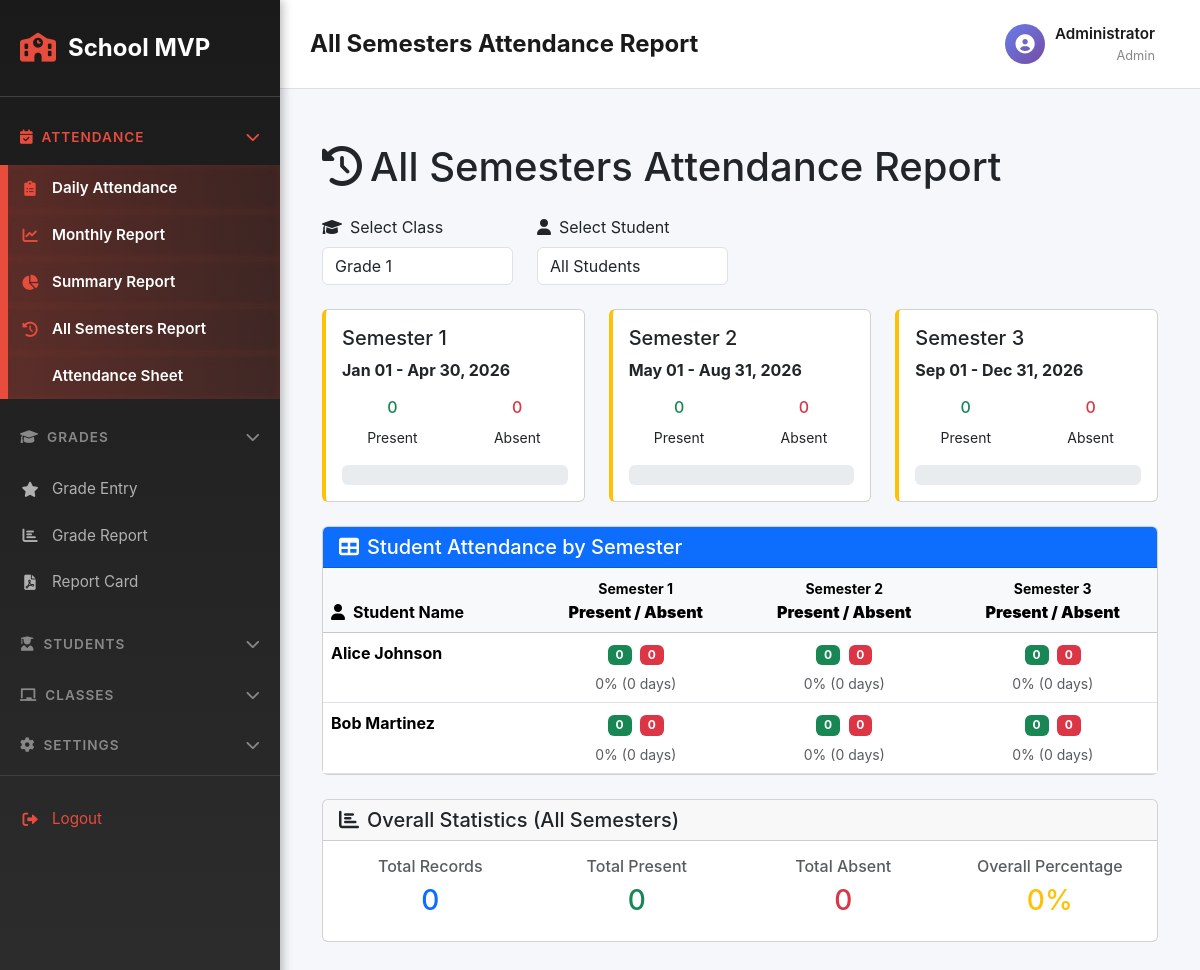
The page /attendance_semesters.php?class_id=1 (signed in) on the database its author committed.
### tables this page shows
CREATE TABLE IF NOT EXISTS students (
  id INT AUTO_INCREMENT PRIMARY KEY,
  name VARCHAR(128) NOT NULL,
  age INT DEFAULT NULL,
  contact VARCHAR(128) DEFAULT NULL,
  class_id INT DEFAULT NULL,
  photo VARCHAR(255) DEFAULT NULL,
  created_at TIMESTAMP DEFAULT CURRENT_TIMESTAMP,
  FOREIGN KEY (class_id) REFERENCES classes(id) ON DELETE SET NULL
);

### attendance_semesters.php (the view, shortened to what the rows shown need)
<?php
$pdo = getDb();
$selectedClass = intval($_GET['class_id'] ?? 0);
$selectedStudent = intval($_GET['student_id'] ?? 0);
$semesters = [
    'Semester 1' => ['start' => '2026-01-01', 'end' => '2026-04-30'],
    'Semester 2' => ['start' => '2026-05-01', 'end' => '2026-08-31'],
    'Semester 3' => ['start' => '2026-09-01', 'end' => '2026-12-31']
];
$attendanceByStudent = [];
$students = [];
$studentInfo = null;
$studentTotalAttendance = [];
if ($selectedClass) {
    $stmt = $pdo->prepare('SELECT id, name FROM students WHERE class_id = ? ORDER BY name');
    $stmt->execute([$selectedClass]);
    $students = $stmt->fetchAll();
    if ($selectedStudent) {
        $stmt = $pdo->prepare('SELECT * FROM students WHERE id = ? AND class_id = ?');
        $stmt->execute([$selectedStudent, $selectedClass]);
        $studentInfo = $stmt->fetch();
        foreach ($semesters as $semesterName => $dates) {
            $stmt = $pdo->prepare('
                SELECT
                    status,
                    COUNT(*) as count
                FROM attendance
                WHERE student_id = ? AND class_id = ?
                AND date BETWEEN ? AND ?
                GROUP BY status
            ');
            $stmt->execute([
                $selectedStudent,
                $selectedClass,
                $dates['start'],
                $dates['end']
            ]);
            $result = [];
            foreach ($stmt->fetchAll() as $row) {
                $result[$row['status']] = $row['count'];
            }
            $studentTotalAttendance[$semesterName] = [
                'present' => $result['present'] ?? 0,
                'absent' => $result['absent'] ?? 0
            ];
        }
    } else {
        foreach ($students as $student) {
            foreach ($semesters as $semesterName => $dates) {
                $result = [];
                if (!isset($attendanceByStudent[$student['id']])) {
                    $attendanceByStudent[$student['id']] = [];
                }
                $attendanceByStudent[$student['id']][$semesterName] = [
                    'present' => $result['present'] ?? 0,
                    'absent' => $result['absent'] ?? 0
                ];
            }
        }
    }
}
?>
<?php include __DIR__ . '/inc/sidebar-header.php'; ?>
<div class="container-fluid mt-4 mb-5">
    <h1 class="mb-4">
        <i class="fas fa-history me-2"></i>All Semesters Attendance Report
    </h1>
    <?php if ($selectedClass && $selectedStudent && $studentInfo): ?>
        <div class="card mb-4">
            <div class="card-header bg-primary text-white">
                <h5 class="mb-0">
                    <i class="fas fa-user me-2"></i>
                    <?= htmlspecialchars($studentInfo['name']) ?> - Total Semester Attendance
                </h5>
            </div>
            <div class="card-body">
                <div class="row">
                    <?php foreach ($semesters as $semesterName => $dates):
                        $studentData = $studentTotalAttendance[$semesterName] ?? ['present' => 0, 'absent' => 0];
                        $total = $studentData['present'] + $studentData['absent'];
                        $percentage = $total > 0 ? round(($studentData['present'] / $total) * 100, 1) : 0;
                    ?>
                        <div class="col-md-4 mb-4">
                            <div class="card border-left-<?= $percentage >= 80 ? 'success' : 'warning' ?>" style="border-left: 4px solid <?= $percentage >= 80 ? '#28a745' : '#ffc107' ?>;">
                                <div class="card-body">
                                    <h5 class="card-title"><?= $semesterName ?></h5>
                                    <p class="card-text text-muted">
                                        <small><?= date('M d', strtotime($dates['start'])) ?> - <?= date('M d, Y', strtotime($dates['end'])) ?></small>
                                    </p>
                                    <div class="row mt-3 text-center">
                                        <div class="col-6">
                                            <div style="background: #d4edda; padding: 15px; border-radius: 6px;">
                                                <div style="font-size: 1.5rem; font-weight: 700; color: #28a745;">
                                                    <?= $studentData['present'] ?>
                                                </div>
                                                <small style="color: #666;">Present</small>
                                            </div>
                                        </div>
                                        <div class="col-6">
                                            <div style="background: #f8d7da; padding: 15px; border-radius: 6px;">
                                                <div style="font-size: 1.5rem; font-weight: 700; color: #dc3545;">
                                                    <?= $studentData['absent'] ?>
                                                </div>
                                                <small style="color: #666;">Absent</small>
                                            </div>
                                        </div>
                                    </div>
                                    <div class="mt-3">
                                        <small class="text-muted">Total Days: <?= $total ?></small>
                                        <div class="progress mt-2" style="height: 24px;">
                                            <div class="progress-bar bg-<?= $percentage >= 80 ? 'success' : ($percentage >= 60 ? 'warning' : 'danger') ?>"
                                                 style="width: <?= $percentage ?>%">
                                                <strong><?= $percentage ?>%</strong>
                                            </div>
                                        </div>
                                    </div>
                                </div>
                            </div>
                        </div>
                    <?php endforeach; ?>
                </div>
            </div>
        </div>
        <div class="row">
            <div class="col-md-12">
                <div class="card">
                    <div class="card-header">
                        <h5 class="mb-0"><i class="fas fa-chart-bar me-2"></i>Overall Semester Statistics</h5>
                    </div>
                    <div class="card-body">
                        <div class="row text-center">
                            <?php
                            $totalPresent = 0;
                            $totalAbsent = 0;
                            foreach ($studentTotalAttendance as $semesterData) {
                                $totalPresent += $semesterData['present'];
                                $totalAbsent += $semesterData['absent'];
                            }
                            $totalRecords = $totalPresent + $totalAbsent;
                            $overallPercentage = $totalRecords > 0 ? round(($totalPresent / $totalRecords) * 100, 1) : 0;
                            ?>
                            <div class="col-md-3">
                                <h6 class="text-muted">Total Days Tracked</h6>
                                <h3 class="text-primary"><?= $totalRecords ?></h3>
                            </div>
                            <div class="col-md-3">
                                <h6 class="text-muted">Total Present</h6>
                                <h3 class="text-success"><?= $totalPresent ?></h3>
                            </div>
                            <div class="col-md-3">
                                <h6 class="text-muted">Total Absent</h6>
                                <h3 class="text-danger"><?= $totalAbsent ?></h3>
                            </div>
                            <div class="col-md-3">
                                <h6 class="text-muted">Overall Percentage</h6>
                                <h3 class="text-<?= $overallPercentage >= 80 ? 'success' : 'warning' ?>"><?= $overallPercentage ?>%</h3>
                            </div>
                        </div>
                    </div>
                </div>
            </div>
        </div>
    <?php elseif ($selectedClass && !empty($students)): ?>
        <div class="card">
            <div class="card-body p-0">
                <div class="table-responsive">
                    <table class="table table-hover mb-0">
                        <thead class="table-light">
                            <tr>
                                <th width="25%"><i class="fas fa-user me-2"></i>Student Name</th>
                                <?php foreach ($semesters as $semesterName => $dates): ?>
                                    <th width="25%" class="text-center">
                                        <small><?= $semesterName ?></small><br>
                                        <strong>Present / Absent</strong>
                                    </th>
                                <?php endforeach; ?>
                            </tr>
                        </thead>
                        <tbody>
                            <?php foreach ($students as $student): ?>
                                <tr>
                                    <td>
                                        <a href="?class_id=<?= $selectedClass ?>&student_id=<?= $student['id'] ?>" style="text-decoration: none; color: inherit;">
                                            <strong><?= htmlspecialchars($student['name']) ?></strong>
                                        </a>
                                    </td>
                                    <?php foreach ($semesters as $semesterName => $dates): ?>
                                        <?php
                                        $data = $attendanceByStudent[$student['id']][$semesterName] ?? ['present' => 0, 'absent' => 0];
                                        $total = $data['present'] + $data['absent'];
                                        $percentage = $total > 0 ? round(($data['present'] / $total) * 100, 1) : 0;
                                        ?>
                                        <td class="text-center">
                                            <div>
                                                <span class="badge bg-success me-1"><?= $data['present'] ?></span>
                                                <span class="badge bg-danger"><?= $data['absent'] ?></span>
                                            </div>
                                            <small class="text-muted d-block mt-2">
                                                <?= $percentage ?>% (<?= $total ?> days)
                                            </small>
                                        </td>
                                    <?php endforeach; ?>
                                </tr>
                            <?php endforeach; ?>
                        </tbody>
                    </table>
                </div>
            </div>
        </div>
    <?php endif; ?>
</div>
<?php include __DIR__ . '/inc/sidebar-footer.php'; ?>

### rows shown on the page
students: name "Alice Johnson", id "0"
students: name "Bob Martinez", id "0"

### other values the page prints
APP_NAME "School MVP"
$pageTitle "All Semesters Attendance Report"
$user['name'] "Administrator"
$user['role'] "Admin"
$semesterName "Semester 1"
date('M d', strtotime($dates['start'])) "Jan 01"
date('M d, Y', strtotime($dates['end'])) "Apr 30, 2026"
$semesterPresent "0"
$semesterAbsent "0"
$semesterName "Semester 2"
date('M d', strtotime($dates['start'])) "May 01"
date('M d, Y', strtotime($dates['end'])) "Aug 31, 2026"
$semesterName "Semester 3"
date('M d', strtotime($dates['start'])) "Sep 01"
date('M d, Y', strtotime($dates['end'])) "Dec 31, 2026"
